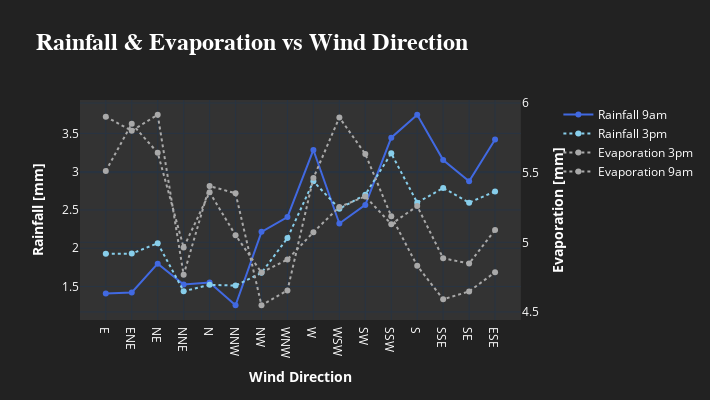

Notebook code cell kept with this figure:
### Code cell
# Define Wind Direction labels
Wind_dir = ['E', 'ENE', 'NE', 'NNE', 'N', 'NNW', 'NW', 'WNW', 'W', 'WSW', 'SW', 'SSW', 'S', 'SSE', 'SE', 'ESE']

# Create a subplot with secondary y-axis
fig = make_subplots(specs=[[{"secondary_y": True}]])

# Define data for Rainfall and Evaporation
rainfall_data = [
    {'data': df.groupby('WindDir9am')['Rainfall'].mean(), 'name': 'Rainfall 9am', 'color': 'royalblue', 'dash': 'solid'},
    {'data': df.groupby('WindDir3pm')['Rainfall'].mean(), 'name': 'Rainfall 3pm', 'color': 'skyblue', 'dash': 'dot'}
]

evaporation_data = [
    {'data': df.groupby('WindDir3pm')['Evaporation'].mean(), 'name': 'Evaporation 3pm', 'color': 'darkgray', 'dash': 'dot'},
    {'data': df.groupby('WindDir9am')['Evaporation'].mean(), 'name': 'Evaporation 9am', 'color': 'darkgray', 'dash': 'dot'}
]

# Add traces for Rainfall
for data_entry in rainfall_data:
    fig.add_trace(go.Scatter(
        y=data_entry['data'],
        x=Wind_dir,
        name=data_entry['name'],
        line=dict(color=data_entry['color'], width=2, dash=data_entry['dash'])
    ))

# Add traces for Evaporation on secondary y-axis
for data_entry in evaporation_data:
    fig.add_trace(go.Scatter(
        y=data_entry['data'],
        x=Wind_dir,
        name=data_entry['name'],
        line=dict(color=data_entry['color'], width=2, dash=data_entry['dash'])
    ), secondary_y=True)

# Update layout and show the plot
fig.update_layout(
    title='<b>Rainfall & Evaporation vs Wind Direction</b>',
    xaxis_title='<b>Wind Direction</b>',
    yaxis_title='<b>Rainfall [mm]</b>',
    titlefont={'size': 24, 'family': 'Arial'},
    template='plotly_dark',
    showlegend=True,
    paper_bgcolor='#222',
    plot_bgcolor='#333',
    width=710, height=400,
    font=dict(color='white')
)
fig.update_yaxes(title_text="<b>Evaporation [mm]</b>", secondary_y=True)

fig.show()

### Figure 1 — Plotly figure (JSON) as saved in the notebook; plotly's stock layout.template omitted (floating-point values rounded to 4 significant figures)
{"data": [{"line": {"color": "royalblue", "dash": "solid", "width": 2}, "name": "Rainfall 9am", "type": "scatter", "x": ["E", "ENE", "NE", "NNE", "N", "NNW", "NW", "WNW", "W", "WSW", "SW", "SSW", "S", "SSE", "SE", "ESE"], "y": [1.407, 1.423, 1.798, 1.527, 1.551, 1.255, 2.214, 2.407, 3.283, 2.323, 2.565, 3.444, 3.743, 3.152, 2.874, 3.42]}, {"line": {"color": "skyblue", "dash": "dot", "width": 2}, "name": "Rainfall 3pm", "type": "scatter", "x": ["E", "ENE", "NE", "NNE", "N", "NNW", "NW", "WNW", "W", "WSW", "SW", "SSW", "S", "SSE", "SE", "ESE"], "y": [1.926, 1.93, 2.065, 1.439, 1.522, 1.512, 1.678, 2.132, 2.873, 2.515, 2.7, 3.239, 2.595, 2.787, 2.595, 2.742]}, {"line": {"color": "darkgray", "dash": "dot", "width": 2}, "name": "Evaporation 3pm", "type": "scatter", "x": ["E", "ENE", "NE", "NNE", "N", "NNW", "NW", "WNW", "W", "WSW", "SW", "SSW", "S", "SSE", "SE", "ESE"], "xaxis": "x", "y": [5.511, 5.852, 5.643, 4.963, 5.359, 5.051, 4.783, 4.876, 5.073, 5.254, 5.33, 5.13, 5.26, 4.885, 4.848, 5.089], "yaxis": "y2"}, {"line": {"color": "darkgray", "dash": "dot", "width": 2}, "name": "Evaporation 9am", "type": "scatter", "x": ["E", "ENE", "NE", "NNE", "N", "NNW", "NW", "WNW", "W", "WSW", "SW", "SSW", "S", "SSE", "SE", "ESE"], "xaxis": "x", "y": [5.902, 5.801, 5.916, 4.766, 5.404, 5.352, 4.548, 4.654, 5.462, 5.896, 5.634, 5.187, 4.831, 4.591, 4.647, 4.785], "yaxis": "y2"}], "layout": {"font": {"color": "white"}, "height": 400, "paper_bgcolor": "#222", "plot_bgcolor": "#333", "showlegend": true, "title": {"font": {"family": "Arial", "size": 24}, "text": "<b>Rainfall & Evaporation vs Wind Direction</b>"}, "width": 710, "xaxis": {"anchor": "y", "domain": [0, 0.94], "title": {"text": "<b>Wind Direction</b>"}}, "yaxis": {"anchor": "x", "domain": [0, 1], "title": {"text": "<b>Rainfall [mm]</b>"}}, "yaxis2": {"anchor": "x", "overlaying": "y", "side": "right", "title": {"text": "<b>Evaporation [mm]</b>"}}}}
